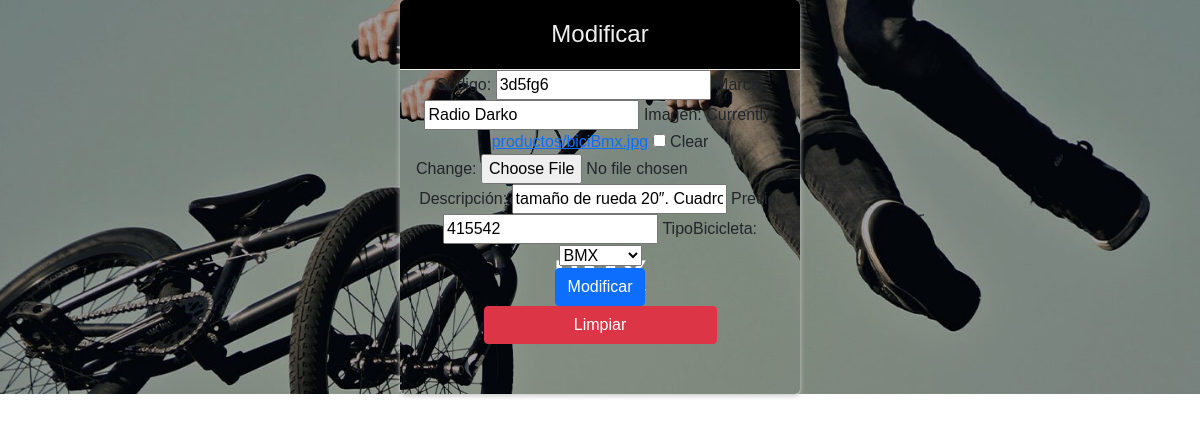
/modificar-bicicleta/3d5fg6, run on an earlier commit of the app's database.
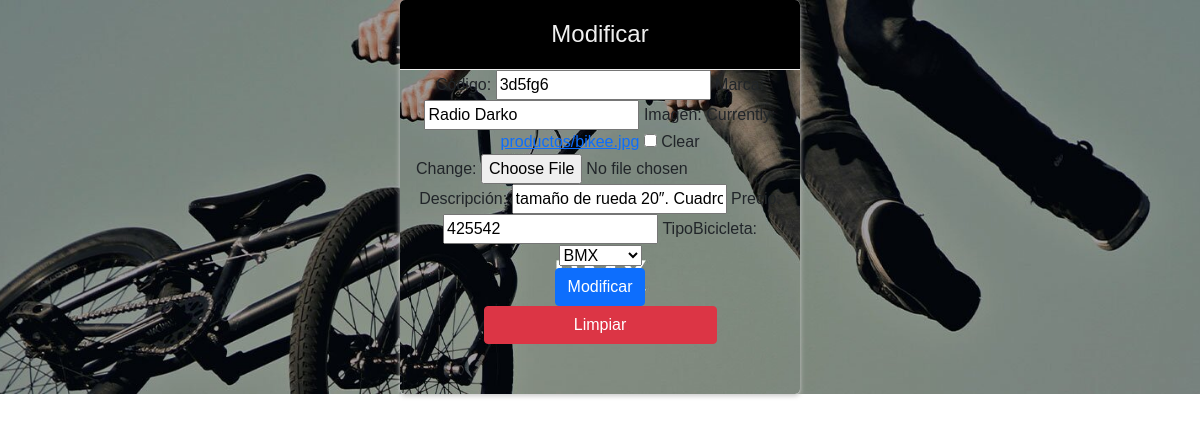
And on a later commit of the database.
### bike/models.py (models this page shows, shortened)
class Bicicleta(models.Model):
    idBicicleta = models.CharField(max_length=6,primary_key=True, verbose_name='Código')
    marca = models.CharField(max_length=20, verbose_name='Marca')
    imagen = models.ImageField(upload_to="productos", null=True, blank=True)
    descripcionBicicleta = models.CharField(max_length=300,verbose_name='Descripción')
    precio = models.IntegerField(default=00000000000, verbose_name='Precio')
    tipoBicicleta = models.ForeignKey(tipoBicicleta, on_delete=models.CASCADE)

### bike/views.py (the view, shortened to what this page needs)
# urls.py: path('modificar-bicicleta/<id>', form_mod_bicicleta, name="form_mod_bicicleta"),
def form_mod_bicicleta(request, id):
    bicicleta = Bicicleta.objects.get(idBicicleta=id)
    datos = {
        'form':BicicletaForm(instance=bicicleta)
    }
    return render(request, 'bicicleta/form_mod_bicicleta.html', datos)

### bike/forms.py
class BicicletaForm(ModelForm):
    class Meta:
        model = Bicicleta
        fields = ['idBicicleta', 'marca', 'imagen', 'descripcionBicicleta', 'precio', 'tipoBicicleta']

### bike/models.py (called while the page is built)
    def __str__(self):
        return self.nombreTipoBicicleta

### bike/templates/bicicleta/form_mod_bicicleta.html (shortened to what this page needs)
<!DOCTYPE html>
{% load static %}
<html lang="en">
<head>
    <link href="https://cdn.jsdelivr.net/npm/bootstrap@5.0.2/dist/css/bootstrap.min.css" rel="stylesheet">
    <link rel="stylesheet" href="{% static 'bik/css/style.css' %}">
</head>
<body>
    <section id="formulario" style="background-image: url('{% static 'bik/img/1035548_7676613.jpeg' %}')";>
        <div class="Container">
            <div class="cont">
                <h2>Modificar</h2>
            </div>
            <div class="row">
                <form action="" method="POST" id="formulario" enctype="multipart/form-data">
                    <div class="form-group">
                        {{form.as_table}}
                    </div>
                    <input type="submit" class="btn btn-primary" id="enviar" value="Modificar">
                    <input type="rest" class="btn btn-danger" id="limpiar" value="Limpiar">
                    <div class="alert alert-succes" role="alert">
                    </div>
                </form>
            </div>
        </div>
    </section>
</body>
</html>

### bike/static/bik/css/style.css (style rules this page uses)
* { box-sizing: border-box; }
html { scroll-behavior: smooth; }
body { margin: 0; font-family: 'Roboto', sans-serif; }
h2 { font-size: 1.5em; }
body { margin: 0; font-family: sans-serif; }
#formulario { display: flex; align-items: center; justify-content: center; text-align: center; flex-direction: column; background-image: url("img/1035548_7676613.jpeg"); background-repeat: no-repeat; background-size: cover; background-position: center center; }
.Container { background-color: #fff; border-radius: 5px; box-shadow: 0 2px 5px #c9c9c9; overflow: hidden; width: 400px; max-width: 100%; }
.cont { border-bottom: 1px solid #f0f0f0; background-color: #000000; padding: 20px 40px; color: #f0f0f0; }
.cont h2 { margin: 0; text-align: center; }

What changed in the data, as far as the page shows it:
changed Bicicleta "3d5fg6": precio "415542" → "425542"
Also different on the page:
text no longer shown: "Código: Marca: Imagen: Currently: productos/biciBmx.jpg Clear Change: Descripción: Precio: TipoBicicleta:"
text now shown: "Código: Marca: Imagen: Currently: productos/bikee.jpg Clear Change: Descripción: Precio: TipoBicicleta:"
